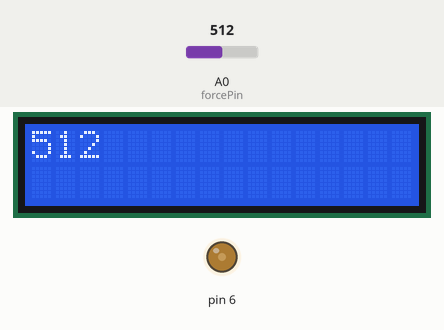
Recording of a sketch running on a simulated Arduino Uno, built with avr-gcc and run on an emulated ATmega328P. Shown: 16×2 character LCD, output pins drawn as LEDs (lit = HIGH). Inputs (shaded band) come from the test bench; at power-on: A0 (forcePin) = 512. What the sketch prints to the serial monitor is not drawn.

Above: at 5.6 s.
5.7 s: A0 (forcePin) set to 716
At 6.5 s:
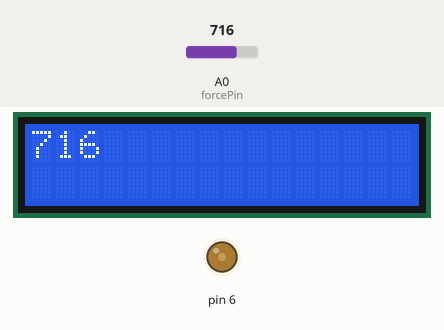
8.5 s: A0 (forcePin) set to 900
At 9.8 s:
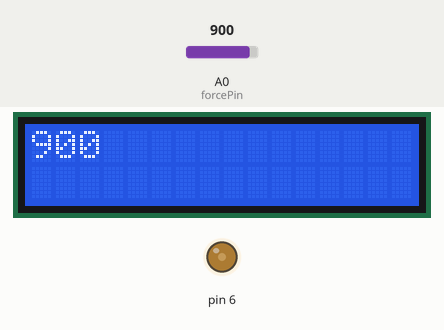
11.5 s: A0 (forcePin) set to 1023
At 12.8 s:
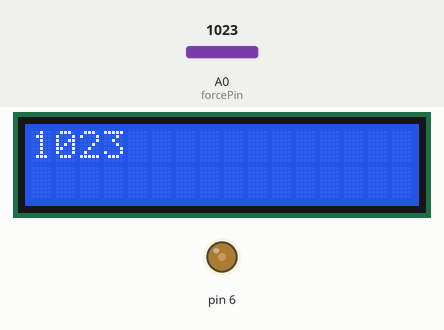
Timing chart, 0 to 14.5 s (numbered marks = the images above; inputs shaded):
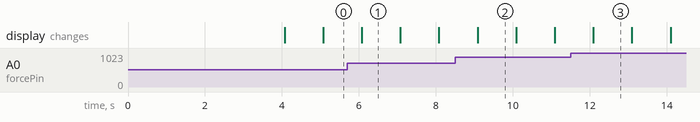

Measured:
- after the input at 5.7 s, the display: first differs from a run without the input after 0.37 s (image 1)
- after the input at 8.5 s, the display: first differs from a run without the input after 0.58 s (image 2)
- after the input at 11.5 s, the display: first differs from a run without the input after 0.59 s (image 3)
- what the display in image 1 shows lasts 1.0 s, from 6.1 s to 7.1 s

The sketch:

force_sensor_coding.ino
```cpp
#include <LiquidCrystal.h>

int contrast = 75;
const int forcePin = A0;
const int rs = 12, en = 11, d4 = 5, d5 = 4, d6 = 3, d7 = 2;
LiquidCrystal lcd(rs, en, d4, d5, d6, d7);
void setup()
{
  // put your setup code here, to run once:
  Serial.begin(9600);
  pinMode(forcePin,INPUT);
  analogWrite(6,contrast);
  Serial.println("Force sensor values");
  lcd.begin(16,2);
  lcd.setCursor(0,0);
  lcd.print("Force sensor");
  lcd.setCursor(0,1);
  lcd.print("values");
  delay(4000);
  lcd.clear();
}
void loop() {
  // put your main code here, to run repeatedly:
  int forceReading = analogRead(forcePin);
  Serial.println(forceReading);
  lcd.print(forceReading);
  delay(1000);
  lcd.clear();
}
```
